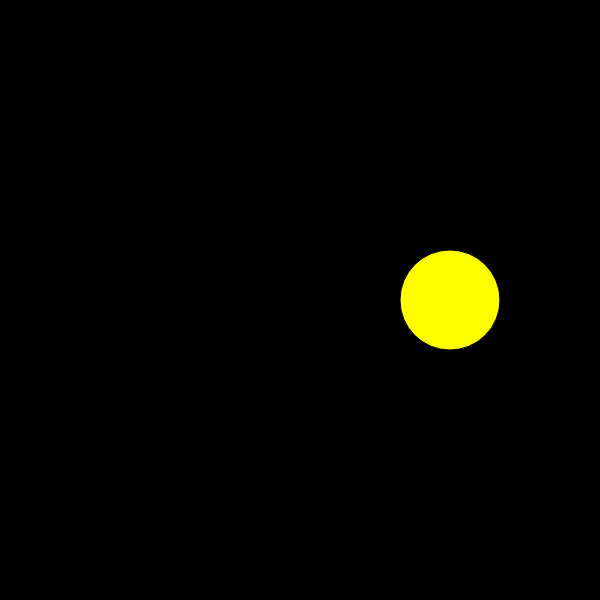
Frame 1 (no input)
Frame 60 (no input): identical to frame 1, image omitted
Frame 120 (the mouse pressed at the canvas centre since frame 60): identical to frame 1, image omitted

The p5.js sketch that drew this single still picture (run headless with seeded random() and noise() and a simulated clock; from frame 60 on, the mouse is pressed at the canvas centre):

// p5.js sketch
// ── sketch.js
var circleX = 450;
var circleY = 300;
var diameter = 100;
var movingRight = 7; // just some constant that is not true/false
var mouthTopRight, mouthBottomRight, mouthTopLeft, mouthBottomLeft;

function setup() {
    createCanvas(600,600);
    mouthTopRight = PI / 6;
    mouthBottomRight = 11 * PI / 6;
    mouthTopLeft = 7 * PI / 6;
    mouthBottomLeft =  5 * PI / 6;
}

function draw() {
    background(0);
    fill(255,255,0);
    // ellipse(circleX,circleY,diameter,diameter);
    // arc(circleX,circleY,diameter,diameter, PI / 6, 11 * PI / 6 ,PIE);

    if (movingRight == 7) {
        ellipse(circleX,circleY,diameter,diameter);
    } else if (movingRight == true) {
        arc(circleX,circleY,diameter,diameter, mouthTopRight, mouthBottomRight,PIE);
    } else if (movingRight == false) {
        arc(circleX,circleY,diameter,diameter, mouthTopLeft, mouthBottomLeft, PIE);
    }


    if (keyIsPressed){
        if (keyCode == UP_ARROW) {
            circleY -= 5;
        } else if (keyCode == DOWN_ARROW) {
            circleY += 5;
        } else if (keyCode == LEFT_ARROW) {
            circleX -= 5;
            movingRight = false;
        } else if (keyCode == RIGHT_ARROW) {
            circleX += 5;
            movingRight = true;
        }

    }
}

// function keyPressed() {
//     if (keyCode == UP_ARROW && circleY > diameter/2){
//         circleY -= 5;
//     } else if (keyCode == DOWN_ARROW && circleY < height - diameter/2) {
//         circleY += 5;
//     } else if (keyCode == LEFT_ARROW && circleX > diameter/2) {
//         circleX -= 5;
//         movingRight = false;
//     } else if (keyCode == RIGHT_ARROW && circleX < width - diameter/2) {
//         circleX += 5;
//         movingRight = true;
//     }
//
// }
